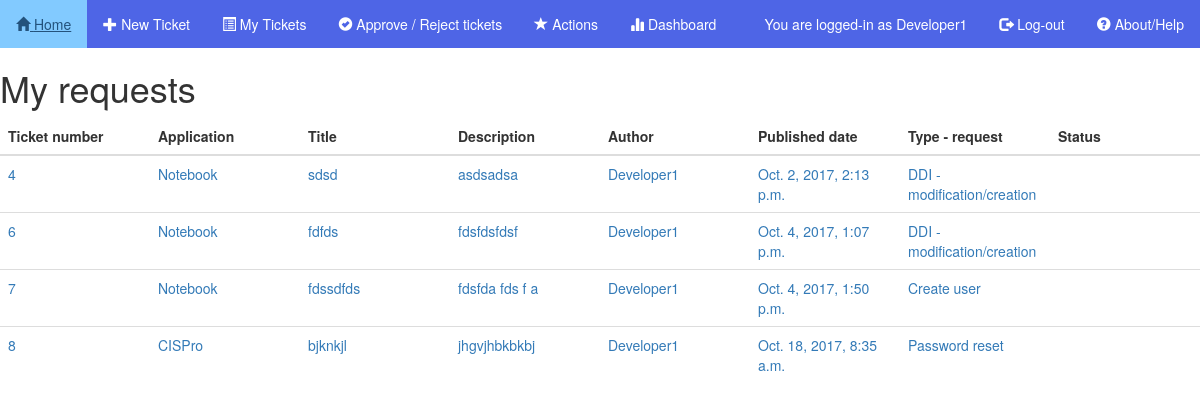
/ticket/ticket_overview/ (signed in), run on the app's committed database.
### ticket/models.py (models this page shows, shortened)
class TicketRequest(models.Model):
    title = models.CharField(max_length=200)
    description = models.TextField(default="")
    author = models.ForeignKey('auth.User')
    published_date = models.DateTimeField(blank=True, null=True)
    application = models.ForeignKey(Application)
    type = models.ForeignKey(TypeRequest)
    status = StateField(editable=False)

class Application(models.Model):
    name_application = models.CharField(max_length=200)
    def __unicode__(self):
        return self.name_application

class TypeRequest(models.Model):
    application = models.ForeignKey(Application)
    type_request = models.CharField(max_length=200)
    def __unicode__(self):
        return self.type_request

### ticket/views.py (the view)
@login_required
def ticket_overview(request):
    ticket = TicketRequest.objects.filter(author=request.user).order_by('published_date')
    return render(request, 'ticket/ticket_overview.html', {'ticket': ticket})

### GlobalPlatform/templates/ticket/ticket_overview.html
{% extends 'ticket/base.html' %}
{% block content %}
{% if user.is_authenticated %}
<h1>My requests</h1>
<table class="table table-hover" id="ticket-overview">
    <thead>
        <tr>
            <th>Ticket number</th>
            <th>Application</th>
            <th>Title</th>
            <th>Description</th>
            <th>Author</th>
            <th>Published date</th>
            <th>Type - request</th>
            <th>Status</th>
        </tr>
    </thead>
    <tbody>
    {% for individual_ticket in ticket %}
        <tr>
            <td><a href="{% url 'ticket_detail' pk=individual_ticket.pk %}">{{ individual_ticket.pk }}</a></td>
            <td><a href="{% url 'ticket_detail' pk=individual_ticket.pk %}">{{ individual_ticket.application }}</a></td>
            <td><a href="{% url 'ticket_detail' pk=individual_ticket.pk %}">{{ individual_ticket.title }}</a></td>
            <td><a href="{% url 'ticket_detail' pk=individual_ticket.pk %}">{{ individual_ticket.description }}</a></td>
            <td><a href="{% url 'ticket_detail' pk=individual_ticket.pk %}">{{ individual_ticket.author }}</a></td>
            <td><a href="{% url 'ticket_detail' pk=individual_ticket.pk %}">{{ individual_ticket.published_date }}</a></td>
            <td><a href="{% url 'ticket_detail' pk=individual_ticket.pk %}">{{ individual_ticket.type }}</a></td>
            <td><a href="{% url 'ticket_detail' pk=individual_ticket.pk %}">{{ individual_ticket.status }}</a></td>
        </tr>
    {% endfor %}
    </tbody>
</table>
{% endif %}
{% endblock %}

### GlobalPlatform/templates/ticket/base.html (shortened to what this page needs)
<!DOCTYPE html>
<html lang="en">
{% load staticfiles %}
<html>
    <head>
        <link rel="stylesheet" href="https://maxcdn.bootstrapcdn.com/bootstrap/3.3.7/css/bootstrap.min.css" >
        <link rel="stylesheet" href="https://maxcdn.bootstrapcdn.com/bootstrap/3.3.7/css/bootstrap-theme.min.css">
        <link rel="stylesheet" href="{% static 'css/ticket.css' %}">
    </head>
<body>
    <ul>
        <li><a href="{% url 'home' %}"><span class="glyphicon glyphicon-home"></span> Home</a></li>
        <li><a href="{% url 'ticket_new' %}"><span class="glyphicon glyphicon-plus"></span> New Ticket</a></li>
        <li><a href="{% url 'ticket_overview' %}"><span class="glyphicon glyphicon-list-alt"></span> My Tickets</a></li>
        <li><a href="{% url 'ticket_process' %}"><span class="glyphicon glyphicon-ok-sign"></span> Approve / Reject tickets</a></li>
        <li><a href="{% url 'actions' %}"><span class="glyphicon glyphicon-star"></span> Actions</a></li>
        <li><a href="{% url 'dashboard' %}"><span class="glyphicon glyphicon-stats"></span> Dashboard</a></li>
        <li style="float:right"><a href="#about" ><span class="glyphicon glyphicon-question-sign"></span> About/Help</a></li>
        <li style="float:right"><a href="{% url 'user_logout' %}" ><span class="glyphicon glyphicon-log-out"></span> Log-out</a></li>
        <li style="float:right"><a>You are logged-in as {{ user.username }} </a></li>
    </ul>
    {% block content %}
    {% endblock %}
</body>
</html>

### GlobalPlatform/static/css/ticket.css (style rules this page uses)
li { float: left; }
li a { display: block; color: white; text-align: left; padding: 14px 16px; text-decoration: none; }
table { width: 1000px; table-layout:fixed; }
td { text-overflow:ellipsis; overflow:hidden; }

### GlobalPlatform/templates/ticket/base.html (style rules this page uses)
ul { list-style-type: none; margin: 0; padding: 0; overflow: hidden; background-color: #4E65E6; }
li { float: left; }
li a { display: block; color: white; text-align: left; padding: 14px 16px; text-decoration: none; }
table { width: 1000px; table-layout:fixed; }
td { text-overflow:ellipsis; overflow:hidden; }

### data on the page
TicketRequest: pk "4", application "Notebook", title "sdsd", description "asdsadsa", author "Developer1", published_date "Oct. 2, 2017, 2:13 p.m.", type "DDI - modification/creation"
TicketRequest: pk "6", application "Notebook", title "fdfds", description "fdsfdsfdsf", author "Developer1", published_date "Oct. 4, 2017, 1:07 p.m.", type "DDI - modification/creation"
TicketRequest: pk "7", application "Notebook", title "fdssdfds", description "fdsfda fds f a", author "Developer1", published_date "Oct. 4, 2017, 1:50 p.m.", type "Create user"
TicketRequest: pk "8", application "CISPro", title "bjknkjl", description "jhgvjhbkbkbj", author "Developer1", published_date "Oct. 18, 2017, 8:35 a.m.", type "Password reset"

### other printed values
{{ user.username }} "Developer1"
